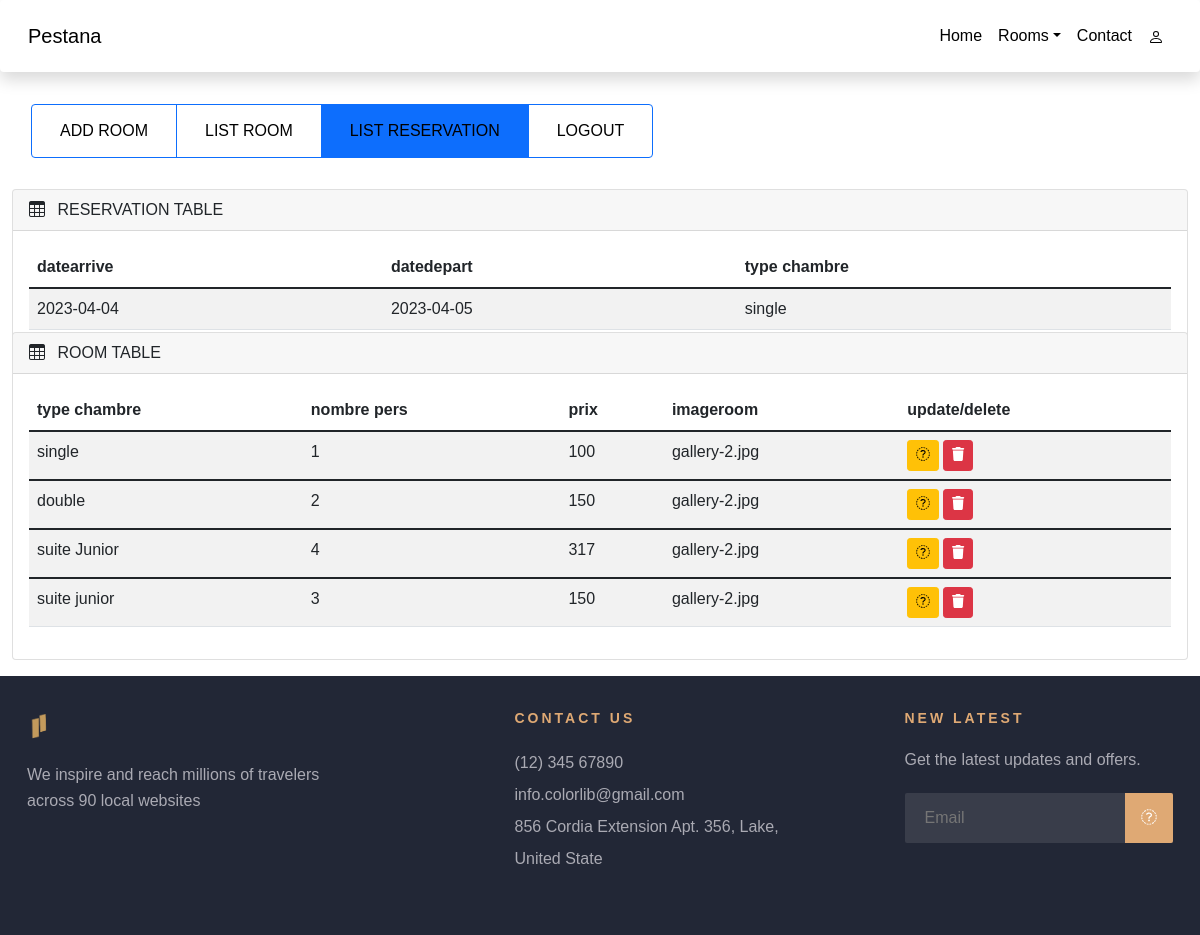
Page /Site/HH/dashbord (signed in) on the committed database.
### tables this page shows
CREATE TABLE `reservation` (
  `reservationId` int(11) NOT NULL,
  `datearrive` date NOT NULL,
  `datedepart` date NOT NULL,
  `AdminId` int(11) NOT NULL,
  `ChambreId` int(11) NOT NULL
);

CREATE TABLE `room` (
  `ChambreId` int(11) NOT NULL,
  `nombrepers` int(30) NOT NULL,
  `prix` float NOT NULL,
  `imageroom` varchar(20) NOT NULL,
  `typechambre` varchar(30) NOT NULL,
  `typedetype` varchar(20) NOT NULL
);

### Site/HH/controllers/HomeController.php (called while the page is built)
<?php
class HomeController{
    public function index($page){
        include('views/'.$page.'.php');
    }
}
?>

### Site/HH/autoload.php (called while the page is built, shortened)
<?php
function autoload($class_name){
    $array_paths = array(
        'database/',
        'app/classes/',
        'models/',
        'controllers/'
      );
    foreach($array_paths as $path){
        $file = sprintf($path.'%s.php',$class_name);
    }
}
?>

### Site/HH/database/DB.php (called while the page is built)
<?php
class DB{
    static public function connect(){
        $db=new PDO("mysql:host=localhost;dbname=rhotel","root","");
        $db->exec("set names utf8");
        $db->setAttribute(PDO::ATTR_ERRMODE,PDO::ERRMODE_WARNING);
        return $db;
    }
}
?>

### Site/HH/models/Reservation.php (called while the page is built, shortened)
<?php
class Reservation {
static public function getAll(){
		$stmt = DB::connect()->prepare('SELECT * FROM reservation ');
		$stmt->execute();
		return $stmt->fetchAll();
	}
}

### Site/HH/controllers/ReservationController.php (called while the page is built, shortened)
<?php
class ReservationController{
public function getAllReservations(){
		$reservations = Reservation::getAll();
		return $reservations;
	}
}
?>

### Site/HH/models/Room.php (called while the page is built, shortened)
<?php
class Room {
	static public function getAll(){
		$stmt = DB::connect()->prepare('SELECT * FROM room ');
		$stmt->execute();
		return $stmt->fetchAll();
	}
}

### Site/HH/controllers/RoomController.php (called while the page is built, shortened)
<?php
class RoomController{
	public function getAllroom(){
		$room = Room::getAll();
		return $room;
	}
	}
?>

### Site/HH/views/dashbord.php (the view, shortened to what this page needs)
<?php
$data = new ReservationController();
$reservations = $data->getAllReservations();
$dataro = new RoomController();
$rooms = $dataro->getAllroom();
?>
<div class="btn-group" role="group" aria-label="Basic radio toggle button group" style="padding: 2rem;">
  <label class="btn btn-outline-primary" for="btnradio1">
                <a href="<?php echo BASE_URL;?>addro"class="nav-link px-3">
                  <span>ADD ROOM</span>
                </a>
              </label>
  <label class="btn btn-outline-primary" for="btnradio2">
    <a href="#listroom"class="nav-link px-3">
                  <span>LIST ROOM</span>
                </a></label>
  <label class="btn btn-outline-primary" for="btnradio3">
  <a href="#listreserv"class="nav-link px-3">
                  <span>LIST RESERVATION</span>
                </a>
  </label>
  <label class="btn btn-outline-primary" for="btnradio4">
    <a href="<?php echo BASE_URL;?>logout"class="nav-link px-3">
                  <span>LOGOUT</span>
                </a>
              </label>
</div>
      <main class="mt-5 pt-3">
        <div class="container-fluid">
          <div class="row">
            <div class="col-md-12">
              <h4>Dashboard</h4>
            </div>
          </div>
          <div class="row">
            <div class="col-md-12 mb-3">
              <div class="card">
                <div class="card-header" id="listreserv">
                  <span><i class="bi bi-table me-2"></i></span> RESERVATION TABLE
                </div>
                <div class="card-body">
                  <div class="table-responsive">
                    <table
                      id="example"
                      class="table table-striped data-table"
                      style="width: 100%"
                    >
                      <thead>
                        <tr>
                          <th>datearrive</th>
                          <th>datedepart</th>
                          <th>type chambre</th>
                        </tr>
                      </thead>
          <?php foreach($reservations as $reservation):?>
                      <tbody>
                        <tr>
                          <td><?php echo $reservation['datearrive'];?></td>
                          <td><?php echo $reservation['datedepart'];?></td>
                          <td><?php foreach($rooms as $room):?>
                            <?php if($reservation['ChambreId']=== $room['ChambreId']) {
                              echo $room['typechambre']." ".$room['typedetype'];}?>
                              <?php endforeach; ?></td>
                        </tr>
                      </tbody>
          <?php endforeach; ?>
                    </table>
                  </div>
                </div>
              </div>
            </div>
          </div>
          <div class="row">
            <div class="col-md-12 mb-3">
              <div class="card">
                <div class="card-header" id="listroom">
                  <span><i class="bi bi-table me-2"></i></span> ROOM TABLE
                </div>
                <div class="card-body">
                  <div class="table-responsive">
                    <table
                      id="example"
                      class="table table-striped data-table"
                      style="width: 100%"
                    >
                      <thead>
                        <tr>
                          <th>type chambre</th>
                          <th>nombre pers</th>
                          <th>prix</th>
                          <th>imageroom</th>
                          <th>update/delete</th>
                        </tr>
                      </thead>
                      <?php foreach($rooms as $room):?>
                      <tbody>
                        <tr>
                          <td><?php echo $room['typechambre']." ".$room['typedetype'];?></td>
                          <td><?php echo $room['nombrepers'];?></td>
                          <td><?php echo $room['prix'];?></td>
                          <td><?php echo $room['imageroom'];?></td>
                          <td>
                          <div class="d-flex">
                            <form method="POST" class="me-1" action="updatero">
                        <button class="btn btn-sm btn-warning"><i class="fa fa-eidt"> edit</i></button>
                    </form>
                    <form method="POST" class="me-1" action="deletero">
                        <button class="btn btn-sm btn-danger"><i class="fa fa-trash">delete</i></button>
                    </form></div></td>
                        </tr>
                      </tbody>
          <?php endforeach; ?>
                    </table>
                  </div>
                </div>
              </div>
            </div>
          </div>
        </div>
      </main>

### Site/HH/views/public/css/style.css (style rules this page uses)
html, body { height: 100%; font-family: "Cabin", sans-serif; -webkit-font-smoothing: antialiased; }
h1, h2, h3, h4, h5, h6 { margin: 0; color: #111111; font-weight: 400; font-family: "Lora", serif; }
h4 { font-size: 24px; }
.nav-link { color: #000; }
.row { margin-top: -4%; }

### rows in the picture
reservation: datearrive "2023-04-04", datedepart "2023-04-05"
room: typechambre "single", nombrepers "1", prix "100", imageroom "gallery-2.jpg"
room: typechambre "double", nombrepers "2", prix "150", imageroom "gallery-2.jpg"
room: typechambre "suite", typedetype "Junior", nombrepers "4", prix "317", imageroom "gallery-2.jpg"
room: typechambre "suite", typedetype "junior", nombrepers "3", prix "150", imageroom "gallery-2.jpg"
